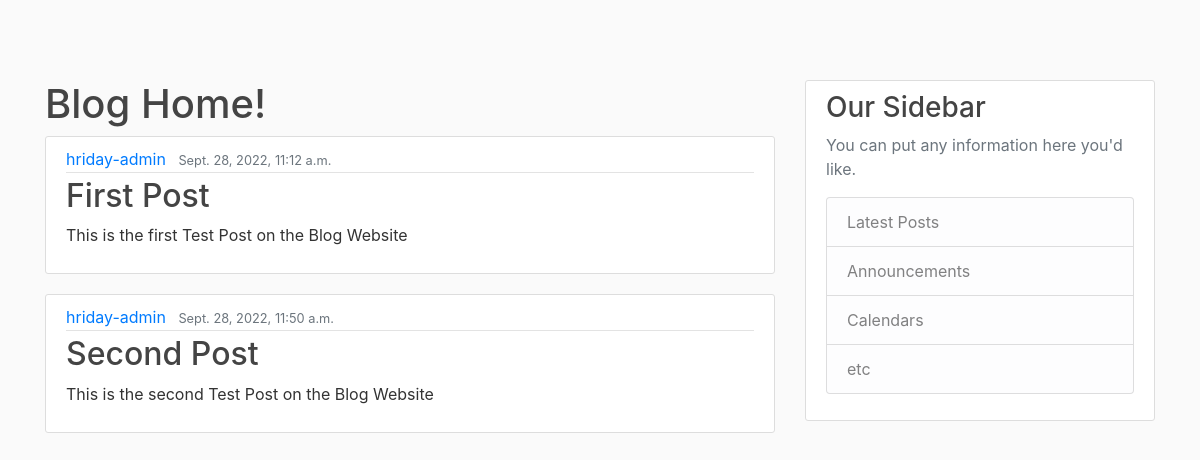
/, run on an earlier commit of the app's database.
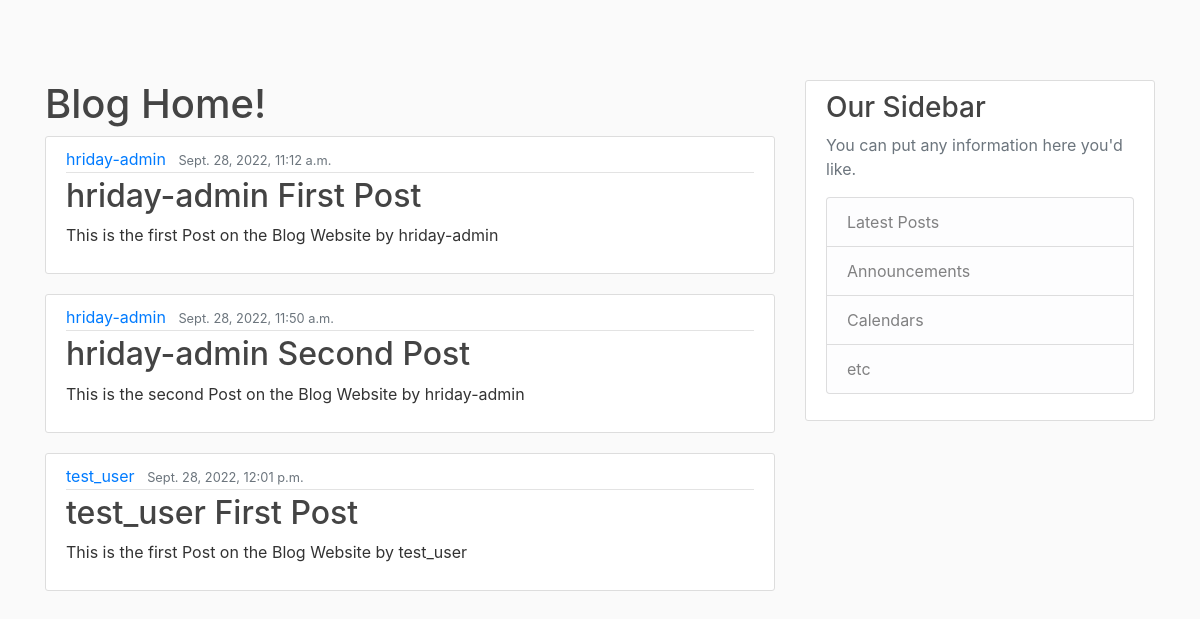
And on a later commit of the database.
### api/models.py (models this page shows, shortened)
class Post(models.Model):
    posted = models.DateTimeField(auto_now_add=True)
    content = models.TextField(blank=True, default='')
    title = models.CharField(max_length=150, blank=True, default='')
    author = models.ForeignKey('auth.User', related_name='posts', on_delete=models.CASCADE)
    class Meta:
        ordering = ['posted']

### api/views.py (the view)
# urls.py: path('', views.home, name='blog-home'),
def home(request):
    context = {
        'posts': Post.objects.all(),
    }
    return render(request, 'api/home.html', context)

### api/templates/api/home.html
{% extends 'api/base.html' %}
{% block content %}
<h1>Blog Home!</h1>
{%for post in posts%}
<article class="media content-section">
	<div class="media-body">
		<div class="article-metadata">
			<a class="mr-2" href="#">{{ post.author }}</a>
			<small class="text-muted">{{ post.posted }}</small>
		</div>
		<h2><a class="article-title" href="#">{{ post.title }}</a></h2>
		<p class="article-content">{{ post.content }}</p>
	</div>
</article>
{%endfor%}
{% endblock content %}

### api/templates/api/base.html (shortened to what this page needs)
<!DOCTYPE html>
{% load static %}
<html lang="en">
	<head>
		<link rel="stylesheet" href="https://cdn.jsdelivr.net/npm/bootstrap@4.0.0/dist/css/bootstrap.min.css"
>
		<link rel="stylesheet" type ="text/css" href="{% static 'blog/main.css' %}">
	</head>
	<body>
		<main role="main" class="container">
		  <div class="row">
			<div class="col-md-8">
				{% block content %}{% endblock %}
			</div>
			<div class="col-md-4">
			  <div class="content-section">
				<h3>Our Sidebar</h3>
				<p class='text-muted'>You can put any information here you'd like.
				  <ul class="list-group">
					<li class="list-group-item list-group-item-light">Latest Posts</li>
					<li class="list-group-item list-group-item-light">Announcements</li>
					<li class="list-group-item list-group-item-light">Calendars</li>
					<li class="list-group-item list-group-item-light">etc</li>
				  </ul>
				</p>
			  </div>
			</div>
		  </div>
		</main>
	</body>
</html>

### api/static/api/main.css (style rules this page uses)
body { background: #fafafa; color: #333333; margin-top: 5rem; }
h1, h2, h3, h4, h5, h6 { color: #444444; }
ul { margin: 0; }
.content-section { background: #ffffff; padding: 10px 20px; border: 1px solid #dddddd; border-radius: 3px; margin-bottom: 20px; }
.article-title { color: #444444; }
.article-content { white-space: pre-line; }
.article-metadata { padding-bottom: 1px; margin-bottom: 4px; border-bottom: 1px solid #e3e3e3 }

What changed in the data, as far as the page shows it:
changed Post: title "First Post" → "hriday-admin First Post"; content "This is the first Test Post on the Blog Website" → "This is the first Post on the Blog Website by hriday-admin"
changed Post: title "Second Post" → "hriday-admin Second Post"; content "This is the second Test Post on the Blog Website" → "This is the second Post on the Blog Website by hriday-admin"
added Post: author "test_user", posted "Sept. 28, 2022, 12:01 p.m.", title "test_user First Post", content "This is the first Post on the Blog Website by test_user"
